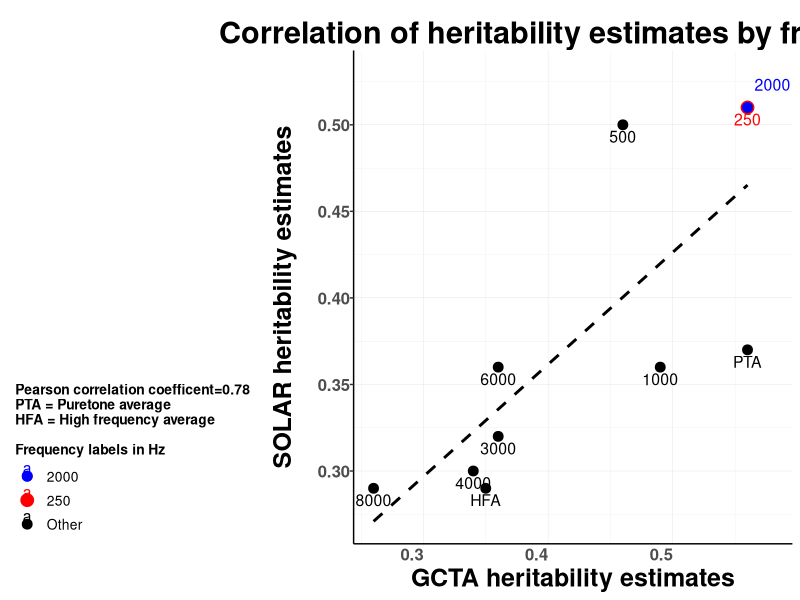
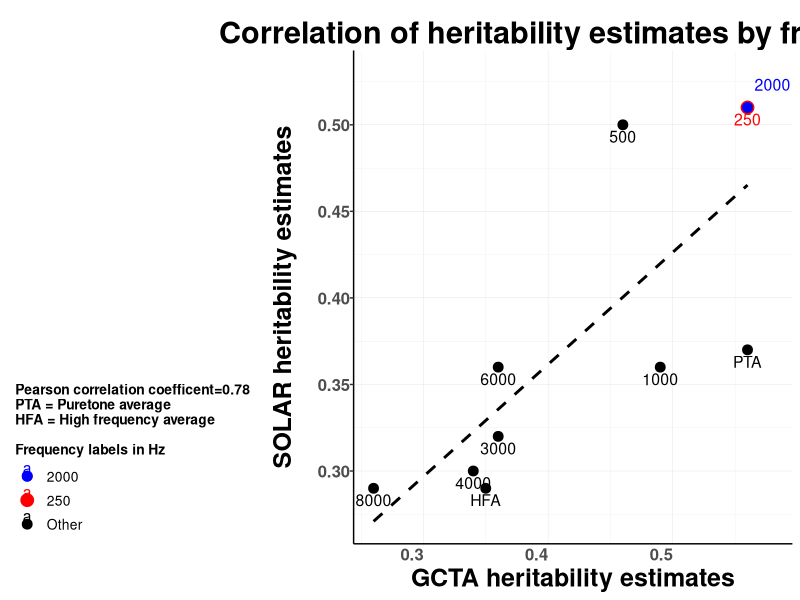

Write R code to recreate these figures, in order.
## ---- chunk 1
# Data from GCTA and SOLAR programs
gcta_narrow_sense <- c(0.56, 0.46, 0.49, 0.56, 0.36, 0.34, 0.36, 0.26, 0.56, 0.35)
solar_narrow_sense <- c(0.51, 0.5, 0.36, 0.51, 0.32, 0.3, 0.36, 0.29, 0.37, 0.29)

# Calculating the Pearson Correlation Coefficient
correlation_coefficient <- cor(gcta_narrow_sense, solar_narrow_sense)
print(correlation_coefficient)

## ---- chunk 2
library(dplyr)
library(ggplot2)
# Your data
data <- data.frame(
  Frequency = factor(c(250, 500, 1000, 2000, 3000, 4000, 6000, 8000, "Puretone Average", "High Frequency Average")),
  GCTA = c(0.56, 0.46, 0.49, 0.56, 0.36, 0.34, 0.36, 0.26, 0.56, 0.35),
  SOLAR = c(0.51, 0.5, 0.36, 0.51, 0.32, 0.3, 0.36, 0.29, 0.37, 0.29)
)

# Create a new column for color grouping
data$ColorGroup <- ifelse(data$Frequency %in% c(250, 2000), as.character(data$Frequency), "Other")

# Modify Frequency labels
data$Frequency <- factor(relevel(recode(as.factor(data$Frequency),
                                        `Puretone Average` = "PTA",
                                        `High Frequency Average` = "HFA"),
                                        ref = "250"))

# Scatter plot with labels
gcta_solar_correlation <- ggplot(data, aes(x = GCTA, y = SOLAR, label = Frequency, color = ColorGroup)) +
  geom_point(size = 3) +  # Increased point size for all except 250 Hz and 2000 Hz
  geom_point(data = subset(data, Frequency == 250), size = 4) +  # Larger point size for 250 Hz
  geom_point(data = subset(data, Frequency == 2000), size = 3) +  # Slightly smaller point size for 2000 Hz
  scale_color_manual(values = c("250" = "red", "2000" = "blue", "Other" = "black")) +  # Set colors manually
  geom_text(vjust = 1.5, hjust = 0.5, size = 4,    # Increased text size and adjusted position
            nudge_x = c(0, 0, 0, 0.02, 0, 0, 0, 0, 0, 0),
            nudge_y = c(0, 0, 0, 0.02, 0, 0, 0, 0, 0, 0)) +
  geom_smooth(method = "lm", se = FALSE, linetype = "dashed", color = "black") +  # Changed regression line color to black
  labs(x = "GCTA heritability estimates",
       y = "SOLAR heritability estimates",
       title = "Correlation of heritability estimates by frequency",
       color = "Pearson correlation coefficent=0.78\nPTA = Puretone average\nHFA = High frequency average\n\nFrequency labels in Hz",  # Updated legend title
       ) +  # Added correlation as caption
  theme_classic() +
  theme(plot.title = element_text(size = 22, face = "bold", hjust = 0.5, margin = margin(t = 10)),
        legend.position = "left",  # Adjusted legend position to bottom left corner
        legend.justification = c(0, 0),  # Justification sets the point of alignment for the legend
        legend.text = element_text(size = 10),
        legend.title = element_text(size = 10, face = "bold"),
        axis.title.x = element_text(size = 18, face = "bold"),
        axis.title.y = element_text(size = 18, face ="bold", margin = margin(r = 15)),
        axis.text.y = element_text(size = 12, face = "bold", margin = margin(t = 0, r = 0, b = 0, l = 0)),
        axis.ticks.x = element_blank(),
        panel.spacing.x = unit(1, "cm"),
        panel.spacing.y = unit(1, "cm"),
        axis.text.x = element_text(size = 12, face = "bold", hjust = 1, margin = margin(t = 0, r = 0, b = 0, l = 0)),
        panel.grid.major = element_line(color = "lightgrey", size = 0.1),  # Adding major grid lines
        panel.grid.minor = element_line(color = "lightgrey", size = 0.05),  # Adding minor grid lines
        plot.caption = element_text(hjust = 0, size = 12))  # Adjusted caption position and size

# Print the plot
print(gcta_solar_correlation)

# Save the plot with the specified name
ggsave("GCTA_SOLAR.png", plot = gcta_solar_correlation, width = 12, height = 8, dpi = 600)



